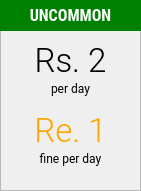
       <widget class="QFrame" name="frame_2">
        <property name="geometry">
         <rect>
          <x>460</x>
          <y>290</y>
          <width>141</width>
          <height>191</height>
         </rect>
        </property>
        <property name="styleSheet">
         <string notr="true">border-color:white;</string>
        </property>
        <property name="frameShape">
         <enum>QFrame::StyledPanel</enum>
        </property>
        <property name="frameShadow">
         <enum>QFrame::Raised</enum>
        </property>
        <widget class="QFrame" name="frame_7">
         <property name="geometry">
          <rect>
           <x>0</x>
           <y>0</y>
           <width>141</width>
           <height>31</height>
          </rect>
         </property>
         <property name="styleSheet">
          <string notr="true">background-color:green;</string>
         </property>
         <property name="frameShape">
          <enum>QFrame::StyledPanel</enum>
         </property>
         <property name="frameShadow">
          <enum>QFrame::Raised</enum>
         </property>
         <widget class="QLabel" name="label_136">
          <property name="geometry">
           <rect>
            <x>0</x>
            <y>0</y>
            <width>141</width>
            <height>31</height>
           </rect>
          </property>
          <property name="font">
           <font>
            <family>Roboto Condensed</family>
            <pointsize>12</pointsize>
            <weight>75</weight>
            <bold>true</bold>
           </font>
          </property>
          <property name="styleSheet">
           <string notr="true">color:white</string>
          </property>
          <property name="text">
           <string>UNCOMMON</string>
          </property>
          <property name="alignment">
           <set>Qt::AlignCenter</set>
          </property>
         </widget>
        </widget>
        <widget class="QLabel" name="label_141">
         <property name="geometry">
          <rect>
           <x>10</x>
           <y>40</y>
           <width>121</width>
           <height>41</height>
          </rect>
         </property>
         <property name="font">
          <font>
           <family>Roboto Light</family>
           <pointsize>25</pointsize>
           <weight>50</weight>
           <italic>false</italic>
           <bold>false</bold>
          </font>
         </property>
         <property name="styleSheet">
          <string notr="true"/>
         </property>
         <property name="text">
          <string>Rs. 2</string>
         </property>
         <property name="alignment">
          <set>Qt::AlignCenter</set>
         </property>
        </widget>
        <widget class="QLabel" name="label_149">
         <property name="geometry">
          <rect>
           <x>10</x>
           <y>80</y>
           <width>121</width>
           <height>16</height>
          </rect>
         </property>
         <property name="font">
          <font>
           <family>Roboto</family>
           <weight>50</weight>
           <bold>false</bold>
          </font>
         </property>
         <property name="text">
          <string>per day</string>
         </property>
         <property name="alignment">
          <set>Qt::AlignCenter</set>
         </property>
        </widget>
        <widget class="QLabel" name="label_155">
         <property name="geometry">
          <rect>
           <x>10</x>
           <y>150</y>
           <width>121</width>
           <height>16</height>
          </rect>
         </property>
         <property name="font">
          <font>
           <family>Roboto</family>
           <weight>50</weight>
           <bold>false</bold>
          </font>
         </property>
         <property name="text">
          <string>fine per day</string>
         </property>
         <property name="alignment">
          <set>Qt::AlignCenter</set>
         </property>
        </widget>
        <widget class="QLabel" name="label_156">
         <property name="geometry">
          <rect>
           <x>10</x>
           <y>110</y>
           <width>121</width>
           <height>41</height>
          </rect>
         </property>
         <property name="font">
          <font>
           <family>Roboto Light</family>
           <pointsize>25</pointsize>
           <weight>50</weight>
           <italic>false</italic>
           <bold>false</bold>
          </font>
         </property>
         <property name="styleSheet">
          <string notr="true">color:orange;</string>
         </property>
         <property name="text">
          <string>Re. 1</string>
         </property>
         <property name="alignment">
          <set>Qt::AlignCenter</set>
         </property>
        </widget>
       </widget>
